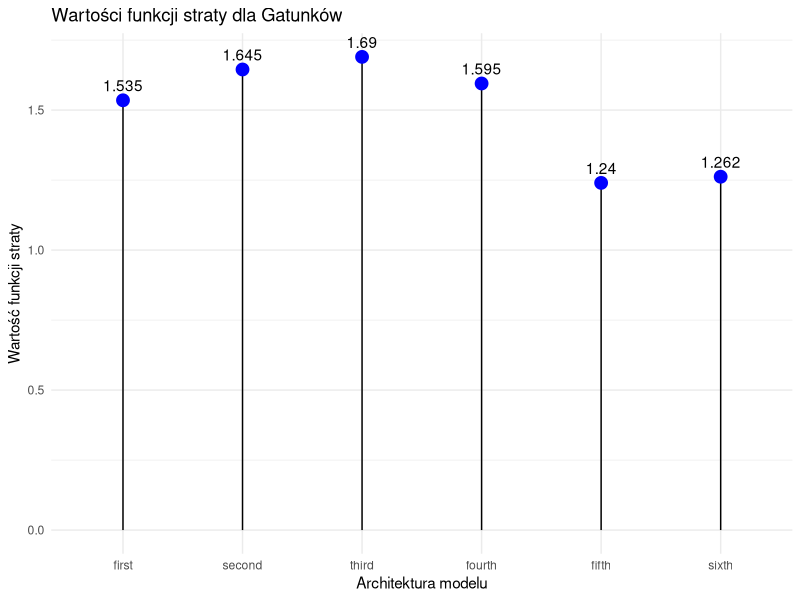
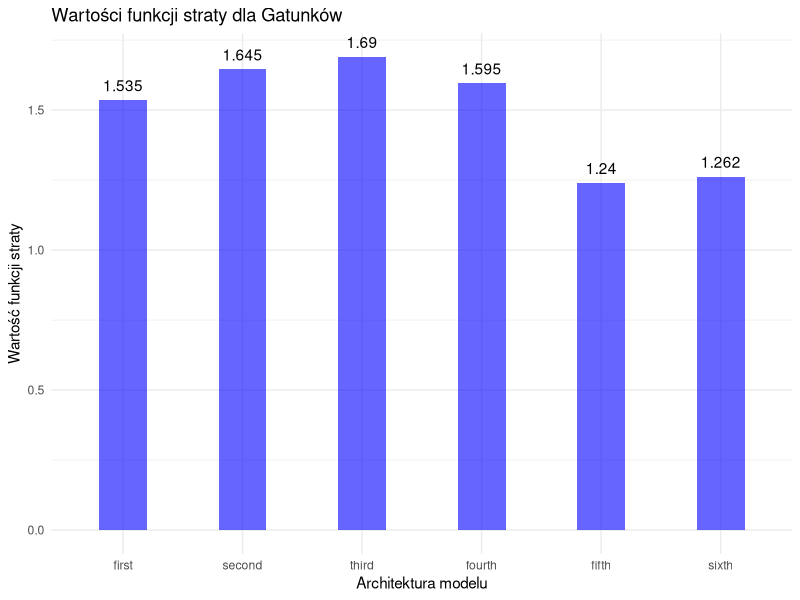
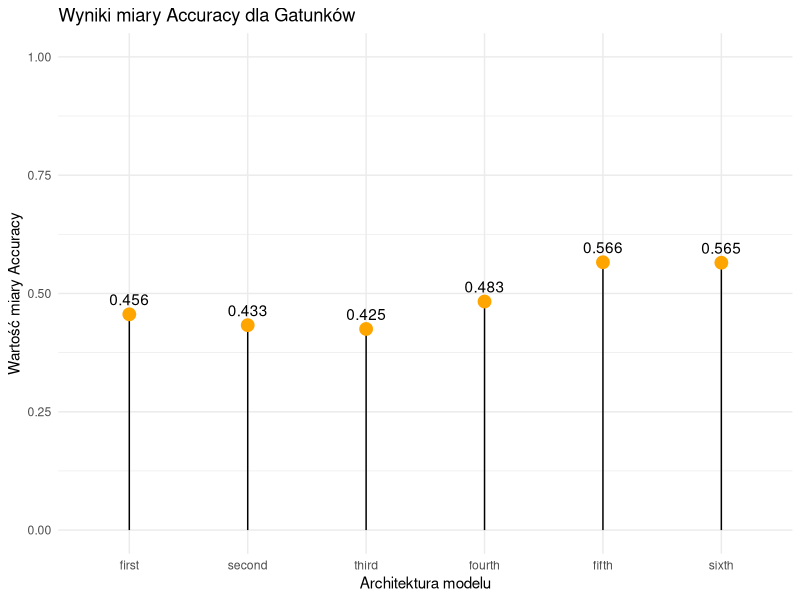
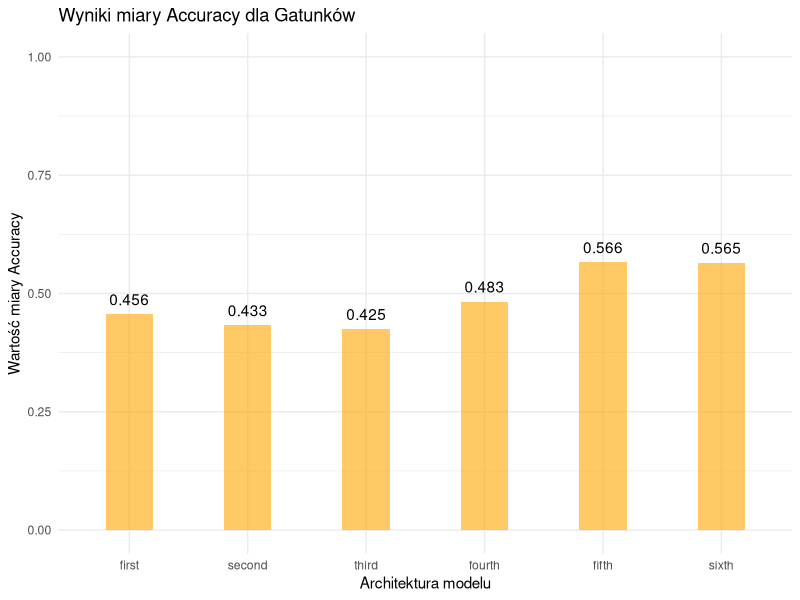
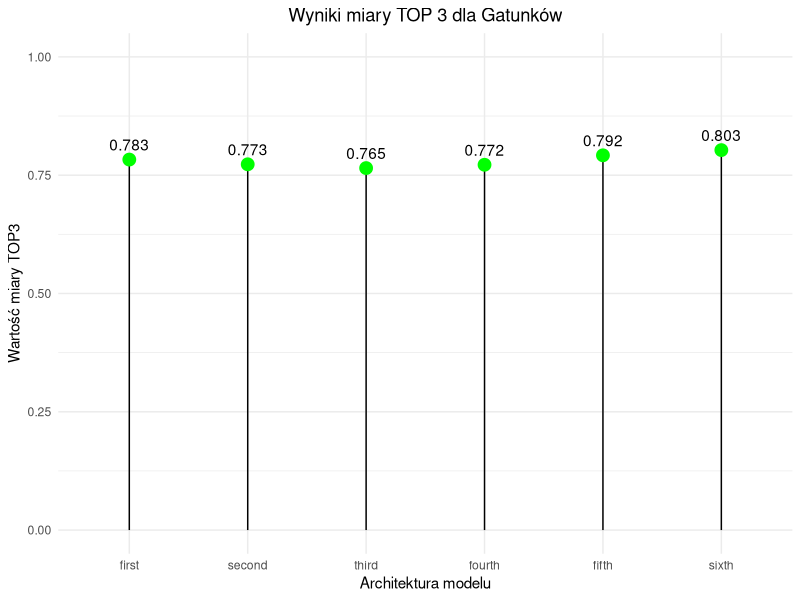
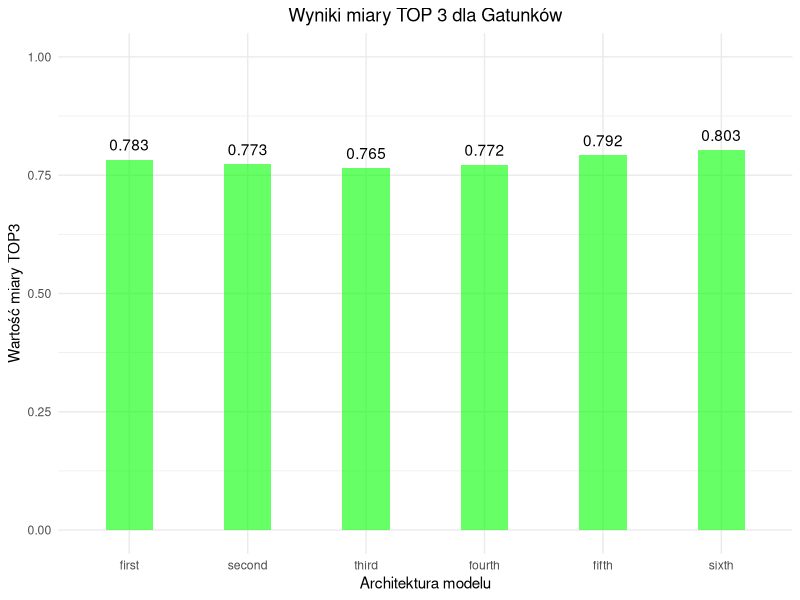
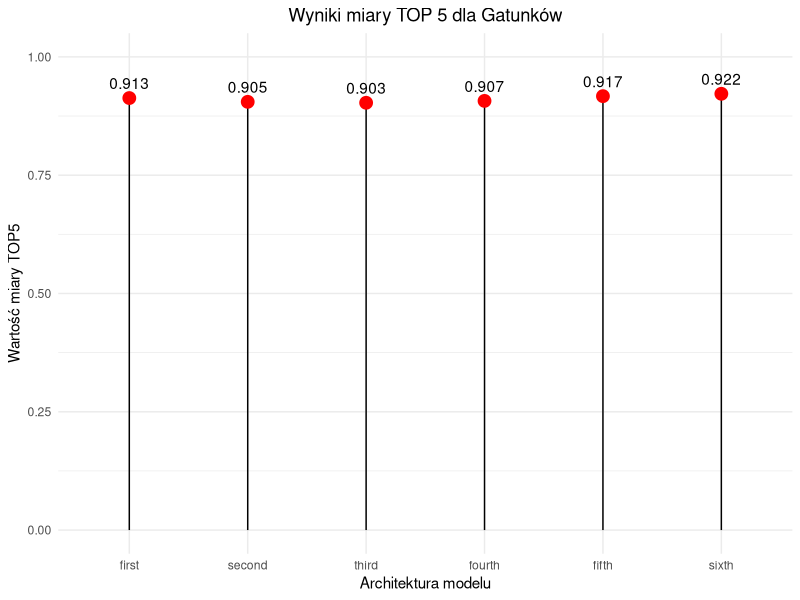
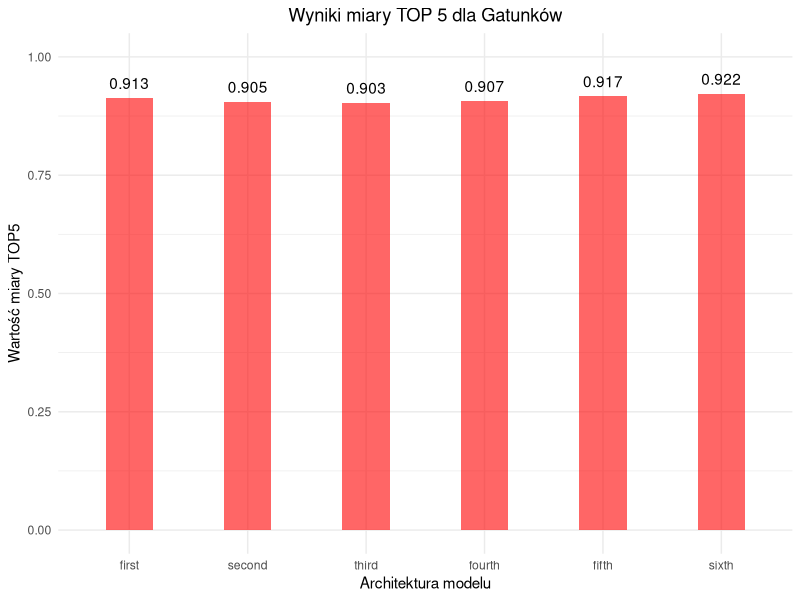

Reproduce these figures in R, in order.
library(tidyverse)

#########################################################################################################################################################################################
### Gatunki
#########################################################################################################################################################################################

rounded_gatunki <- 3

nazwy_modeli_gatunki <- c("first","second","third","fourth","fifth","sixth")

metryki_gatunki_ev <- data.frame("loss"=round(c(1.53479695320129,1.64454686641693,1.69026494026184,1.59458303451538,1.24018633365631,1.2624317407608),rounded_gatunki)
                                 ,"accuracy"=round(c(0.455780208110809,0.432709008455276,0.42545273900032,0.48319274187088,0.566174626350403,0.564810216426849),rounded_gatunki)
                                 ,"top3"=round(c(0.78336638212204,0.772699058055878,0.764698565006256,0.772109925746918,0.791863083839417,0.803491711616516),rounded_gatunki)
                                 ,"top5"=round(c(0.912614762783051,0.904614210128784,0.902939736843109,0.907017469406128,0.916707992553711,0.92246550321579),rounded_gatunki)
                                 , row.names = nazwy_modeli_gatunki
                                 )
# metryki_gatunki_ev

#########################################################################################################################################################################################
### Style
#########################################################################################################################################################################################

rounded_style <- 3

nazwy_modeli_style <- c("first","second","third")

metryki_style_ev <- data.frame("loss"=round(c(2.29541754722595,2.18937468528748,1.59250617027283),rounded_style)
                               ,"accuracy"=round(c(0.274705529212952,0.370241791009903,0.49504029750824),rounded_style)
                               ,"top3"=round(c(0.769512891769409,0.755240142345428,0.757775545120239),rounded_style)
                               ,"top5"=round(c(0.892446458339691,0.879871964454651,0.880586206912994),rounded_style)
                               , row.names = nazwy_modeli_style
                               )
# metryki_style_ev

#########################################################################################################################################################################################
### FlexTable
#########################################################################################################################################################################################

library(flextable)

# Gatunki
gatunki_ft <- flextable(metryki_gatunki_ev |> rownames_to_column("model")) |> 
  add_header_row(colwidths = 5,
                 values = "Gatunki"
                 ) |> 
  theme_vanilla() |> 
  flextable::align(i = 1, part = "header", align = "center")

# Style
style_ft <- flextable(metryki_style_ev |> rownames_to_column("model")) |> 
  add_header_row(colwidths = 5,
                 values = "Style"
                 ) |> 
  theme_vanilla() |> 
  flextable::align(i = 1, part = "header", align = "center")


gatunki_ft
style_ft

#########################################################################################################################################################################################
### Wykresy
#########################################################################################################################################################################################

###### Gatunki

### Loss function

#1 lizakowy
metryki_gatunki_ev |> rownames_to_column("model") |> mutate(model=factor(model, levels=nazwy_modeli_gatunki)) |> 
  ggplot(aes(x=model,y=loss)) +
  geom_segment(aes(xend=model, yend=0)) +
  geom_point(size=4, color="blue") +
  geom_text(aes(label=loss),vjust=-0.75) +
  theme_minimal() +
  ggtitle("Wartości funkcji straty dla Gatunków") +
  xlab("Architektura modelu") +
  ylab("Wartość funkcji straty")

#2 słupkowy
metryki_gatunki_ev |> rownames_to_column("model") |> mutate(model=factor(model, levels=nazwy_modeli_gatunki)) |> 
  ggplot(aes(x=model,y=loss)) +
  geom_bar(stat="identity", fill="blue", alpha=.6, width=.4) +
  geom_text(aes(label=loss),vjust=-0.75) +
  theme_minimal() +
  ggtitle("Wartości funkcji straty dla Gatunków") +
  xlab("Architektura modelu") +
  ylab("Wartość funkcji straty")

### ACC

#1 lizakowy
metryki_gatunki_ev |> rownames_to_column("model") |> mutate(model=factor(model, levels=nazwy_modeli_gatunki)) |> 
  ggplot(aes(x=model,y=accuracy)) +
  geom_segment(aes(xend=model, yend=0)) +
  geom_point(size=4, color="orange") +
  geom_text(aes(label=accuracy),vjust=-0.75) +
  theme_minimal() +
  scale_y_continuous(limits = c(0,1)) +
  ggtitle("Wyniki miary Accuracy dla Gatunków") +
  xlab("Architektura modelu") +
  ylab("Wartość miary Accuracy")

#2 słupkowy
metryki_gatunki_ev |> rownames_to_column("model") |> mutate(model=factor(model, levels=nazwy_modeli_gatunki)) |> 
  ggplot(aes(x=model,y=accuracy)) +
  geom_bar(stat="identity", fill="orange", alpha=.6, width=.4) +
  geom_text(aes(label=accuracy),vjust=-0.75) +
  theme_minimal() +
  scale_y_continuous(limits = c(0,1)) +
  ggtitle("Wyniki miary Accuracy dla Gatunków") +
  xlab("Architektura modelu") +
  ylab("Wartość miary Accuracy")

### top3

#1 lizakowy
metryki_gatunki_ev |> rownames_to_column("model") |> mutate(model=factor(model, levels=nazwy_modeli_gatunki)) |> 
  ggplot(aes(x=model,y=top3)) +
  geom_segment(aes(xend=model, yend=0)) +
  geom_point(size=4, color="green") +
  geom_text(aes(label=top3),vjust=-0.75) +
  theme_minimal() +
  theme(plot.title = element_text(hjust = 0.5)) +
  scale_y_continuous(limits = c(0,1)) +
  ggtitle("Wyniki miary TOP 3 dla Gatunków") +
  xlab("Architektura modelu") +
  ylab("Wartość miary TOP3")

#2 słupkowy
metryki_gatunki_ev |> rownames_to_column("model") |> mutate(model=factor(model, levels=nazwy_modeli_gatunki)) |> 
  ggplot(aes(x=model,y=top3)) +
  geom_bar(stat="identity", fill="green", alpha=.6, width=.4) +
  geom_text(aes(label=top3),vjust=-0.75) +
  theme_minimal() +
  theme(plot.title = element_text(hjust = 0.5)) +
  scale_y_continuous(limits = c(0,1)) +
  ggtitle("Wyniki miary TOP 3 dla Gatunków") +
  xlab("Architektura modelu") +
  ylab("Wartość miary TOP3")

### top5

#1 lizakowy
metryki_gatunki_ev |> rownames_to_column("model") |> mutate(model=factor(model, levels=nazwy_modeli_gatunki)) |> 
  ggplot(aes(x=model,y=top5)) +
  geom_segment(aes(xend=model, yend=0)) +
  geom_point(size=4, color="red") +
  geom_text(aes(label=top5),vjust=-0.75) +
  theme_minimal() +
  theme(plot.title = element_text(hjust = 0.5)) +
  scale_y_continuous(limits = c(0,1)) +
  ggtitle("Wyniki miary TOP 5 dla Gatunków") +
  xlab("Architektura modelu") +
  ylab("Wartość miary TOP5")

#2 słupkowy
metryki_gatunki_ev |> rownames_to_column("model") |> mutate(model=factor(model, levels=nazwy_modeli_gatunki)) |> 
  ggplot(aes(x=model,y=top5)) +
  geom_bar(stat="identity", fill="red", alpha=.6, width=.4) +
  geom_text(aes(label=top5),vjust=-0.75) +
  theme_minimal() +
  theme(plot.title = element_text(hjust = 0.5)) +
  scale_y_continuous(limits = c(0,1)) +
  ggtitle("Wyniki miary TOP 5 dla Gatunków") +
  xlab("Architektura modelu") +
  ylab("Wartość miary TOP5")
